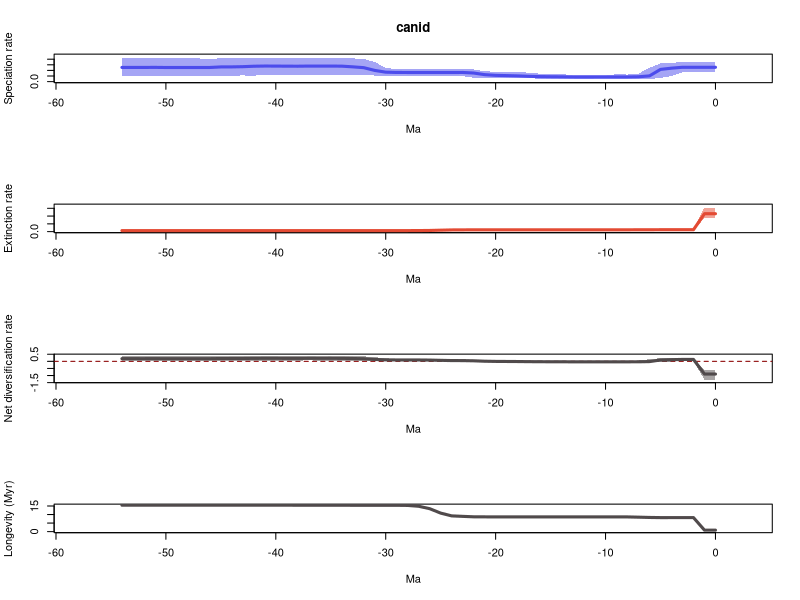

The R source for this figure:
# 1 files combined:
# 	/home/eeb177-student/Desktop/eeb-177/lab-work/exercise-9/pyrate_mcmc_logs/canid_occ_1_marginal_rates.log

# 95% HPDs calculated using code from Biopy (https://www.cs.auckland.ac.nz/~yhel002/biopy/)

pdf(file='/home/eeb177-student/Desktop/eeb-177/lab-work/exercise-9/pyrate_mcmc_logs/canid_occ_1_marginal_rates_RTT.pdf',width=0.6*9, height=16.8)
par(mfrow=c(4,1))
library(scales)
L_hpd_m95=c(0.167877128565, 0.167877128565,0.167877128565,0.167877128565,0.0975372931445,0.0676885389484,0.0432949856111,0.0432949856111,0.0432949856111,0.0464996544738,0.0432949856111,0.0432949856111,0.0441104073585,0.0432949856111,0.0449848918033,0.0538875689513,0.0539071915404,0.0583493691445,0.0610490185604,0.0610490185604,0.0583493691445,0.0610490185604,0.0689868050606,0.0979776229927,0.0997803330183,0.0997803330183,0.0997803330183,0.0997803330183,0.0997803330183,0.0997803330183,0.0979776229927,0.108429768713,0.119388357311,0.123190206266,0.123190206266,0.123190206266,0.123190206266,0.12445966114,0.12445966114,0.12445966114,0.12445966114,0.126393528649,0.103811752433,0.110444401981,0.104937143033,0.103811752433,0.0953494492812,0.0953494492812,0.0953494492812,0.0953494492812,0.0953494492812,0.0953494492812,0.0953494492812,0.0953494492812,0.0953494492812)
L_hpd_M95=c(0.352730240126, 0.352730240126,0.352730240126,0.352730240126,0.33184876152,0.325809071706,0.246452093837,0.143945513219,0.126827149227,0.128798540443,0.121964663146,0.121964663146,0.120944653122,0.122559197733,0.129987210922,0.142728965844,0.142728965844,0.160866686491,0.169877272109,0.170399815723,0.17340002147,0.186411838673,0.21759847004,0.223402122166,0.223402122166,0.223402122166,0.223402122166,0.223402122166,0.223402122166,0.223958798871,0.242704124465,0.352034250287,0.403733815225,0.414693368708,0.418012867584,0.418012867584,0.418012867584,0.418012867584,0.418012867584,0.428750793299,0.428750793299,0.428750793299,0.41540562498,0.418012867584,0.41540562498,0.41540562498,0.407124372061,0.412848165767,0.412848165767,0.412848165767,0.412848165767,0.418012867584,0.418012867584,0.424538835365,0.424538835365)
M_hpd_m95=c(0.864052454022, 0.864052454022,0.0936603466276,0.0936603466276,0.0936603466276,0.0948655744971,0.0936603466276,0.0936603466276,0.0925603124932,0.0925603124932,0.0925603124932,0.0925603124932,0.0925603124932,0.0925603124932,0.0925603124932,0.0925603124932,0.0925603124932,0.0925603124932,0.0925603124932,0.0925603124932,0.0925603124932,0.0936603466276,0.087086696454,0.0658964235702,0.0567114679701,0.040809204439,0.0357304330832,0.0342325642456,0.0305127276302,0.0305127276302,0.0305127276302,0.0305127276302,0.0342325642456,0.0342325642456,0.0342325642456,0.0342325642456,0.0342325642456,0.0342325642456,0.0342325642456,0.0342325642456,0.0342325642456,0.0342325642456,0.0342325642456,0.0342325642456,0.0342325642456,0.0342325642456,0.0342325642456,0.0342325642456,0.0342325642456,0.0342325642456,0.0342325642456,0.0342325642456,0.0342325642456,0.0342325642456,0.0342325642456)
M_hpd_M95=c(1.54587021178, 1.54587021178,0.144690470411,0.144690470411,0.144690470411,0.144690470411,0.140728983926,0.136402160123,0.134420779611,0.134420779611,0.134420779611,0.134420779611,0.134420779611,0.134420779611,0.134420779611,0.134420779611,0.134420779611,0.134420779611,0.134420779611,0.134420779611,0.134420779611,0.138610681188,0.136402160123,0.138051577057,0.131536279581,0.13002480577,0.12355174218,0.114783485061,0.100219079754,0.0974997285308,0.0974997285308,0.0974997285308,0.100219079754,0.100219079754,0.0974997285308,0.0974997285308,0.0974997285308,0.0974997285308,0.0974997285308,0.0969141151743,0.0969141151743,0.0969141151743,0.0969141151743,0.0969141151743,0.0969141151743,0.0969141151743,0.0969141151743,0.0969141151743,0.0969141151743,0.0969141151743,0.0969141151743,0.0969141151743,0.0969141151743,0.0969141151743,0.0969141151743)
R_hpd_m95=c(-1.2980879214, -1.2980879214,0.0330292822795,0.0330292822795,-0.00981214074508,-0.047943592174,-0.0755105677262,-0.0784441781549,-0.0706966783813,-0.0706966783813,-0.0746005770031,-0.0746005770031,-0.0706966783813,-0.0690978281563,-0.0701752206619,-0.0728019178805,-0.0690978281563,-0.0664897049898,-0.0701752206619,-0.0573356538522,-0.0553281853055,-0.0542569004961,-0.047943592174,-0.0102524999905,-0.0102524999905,-0.0102524999905,0.00452643578441,0.0202435980487,0.033738433042,0.033738433042,0.033738433042,0.0293884894437,0.0458435202835,0.0423648641349,0.0423648641349,0.0423648641349,0.0423648641349,0.070281449945,0.0478500996117,0.0458445622275,0.0458445622275,0.0461041392173,0.0461041392173,0.0461041392173,0.0344091468168,0.0344091468168,0.0344091468168,0.0179031550737,0.0179031550737,0.0179031550737,0.0179031550737,0.0287737861907,0.0287737861907,0.0287737861907,0.0287737861907)
R_hpd_M95=c(-0.606828499604, -0.606828499604,0.231248971406,0.231248971406,0.229058934501,0.223432416107,0.147690890009,0.0514738303915,0.019302913191,0.0179097564547,0.0136077726596,0.0136077726596,0.0136077726596,0.0182320844419,0.0201345342187,0.0201345342187,0.0330292822795,0.0470667360145,0.0550176509871,0.0708537473847,0.0708537473847,0.0763919359664,0.10641581884,0.141201097108,0.145751912149,0.146212594188,0.172445954208,0.176575366164,0.176575366164,0.174829339317,0.210012847224,0.297343060555,0.355777283996,0.370482957738,0.376340089619,0.376340089619,0.376340089619,0.394466030377,0.376340089619,0.376340089619,0.376340089619,0.376340089619,0.381170515918,0.376340089619,0.355777283996,0.355777283996,0.355777283996,0.355777283996,0.355777283996,0.355777283996,0.355777283996,0.381170515918,0.381170515918,0.381170515918,0.381170515918)
L_mean=c(0.255909436851, 0.255909436851,0.255922745949,0.255922745949,0.239982076106,0.21784973778,0.102418096162,0.086498926639,0.08346140143,0.0830693995678,0.0824673695001,0.0824673695001,0.0815090041369,0.0825311326174,0.0853980294072,0.0872072268842,0.0898147878634,0.0945715094744,0.102229529962,0.107184891448,0.111846500971,0.12445666481,0.153518330108,0.163362540857,0.162808146607,0.162901144909,0.162917006172,0.163190051188,0.163190051188,0.163513942107,0.168631692567,0.19986731029,0.248945531508,0.263611280789,0.27585005454,0.276915843584,0.276644080502,0.277236227376,0.274929635354,0.275426278948,0.277057106316,0.277733902584,0.274455996246,0.266596096156,0.262841971512,0.262121478267,0.25231737897,0.251829011824,0.25180616276,0.251981876109,0.251942540009,0.254181019469,0.253090780426,0.253273171607,0.253273171607)
M_mean=c(1.1511090141, 1.1511090141,0.121911011705,0.121911011705,0.121911011705,0.121983726742,0.120606494116,0.118284324554,0.116300917021,0.116300917021,0.11630448321,0.11630448321,0.11630448321,0.11630448321,0.11630448321,0.11630448321,0.11630448321,0.11630448321,0.11630448321,0.11630448321,0.11630448321,0.115790038881,0.115407253576,0.112005648164,0.108581686997,0.0923625026917,0.0745400968553,0.0674140892845,0.0652583348823,0.0649375122197,0.0649375122197,0.0649375122197,0.0649090945486,0.0649090945486,0.0647643188247,0.0647643188247,0.0647643188247,0.0647643188247,0.0647643188247,0.0646442195991,0.0646442195991,0.0646442195991,0.0646442195991,0.0646442195991,0.0646442195991,0.0646442195991,0.0646442195991,0.0646442195991,0.0646442195991,0.0646442195991,0.0646442195991,0.0646442195991,0.0646442195991,0.0646442195991,0.0646442195991)
R_mean=c(-0.895199577251, -0.895199577251,0.134011734244,0.134011734244,0.118071064401,0.0958660110376,-0.018188397954,-0.0317853979152,-0.0328395155909,-0.0332315174532,-0.03383711371,-0.03383711371,-0.0347954790732,-0.0337733505928,-0.030906453803,-0.0290972563259,-0.0264896953467,-0.0217329737357,-0.0140749532478,-0.00911959176165,-0.00445798223888,0.00866662592813,0.0381110765325,0.0513568926925,0.0542264596095,0.0705386422173,0.088376909317,0.095775961904,0.0979317163061,0.0985764298875,0.103694180347,0.13492979807,0.184036436959,0.198702186241,0.211085735716,0.212151524759,0.211879761677,0.212471908551,0.21016531653,0.210782059349,0.212412886717,0.213089682984,0.209811776647,0.201951876557,0.198197751913,0.197477258668,0.187673159371,0.187184792225,0.187161943161,0.18733765651,0.18729832041,0.18953679987,0.188446560827,0.188628952008,0.188628952008)
trans=0.5
age=(0:(55-1))* -1
plot(age,age,type = 'n', ylim = c(0, 0.471625872629), xlim = c(-57.75,2.75), ylab = 'Speciation rate', xlab = 'Ma',main='canid' )
polygon(c(age, rev(age)), c(L_hpd_M95, rev(L_hpd_m95)), col = alpha("#4c4cec",trans), border = NA)
lines(rev(age), rev(L_mean), col = "#4c4cec", lwd=3)
plot(age,age,type = 'n', ylim = c(0, 1.70045723296), xlim = c(-57.75,2.75), ylab = 'Extinction rate', xlab = 'Ma' )
polygon(c(age, rev(age)), c(M_hpd_M95, rev(M_hpd_m95)), col = alpha("#e34a33",trans), border = NA)
lines(rev(age), rev(M_mean), col = "#e34a33", lwd=3)
plot(age,age,type = 'n', ylim = c(-1.42789671354, 0.433912633414), xlim = c(-57.75,2.75), ylab = 'Net diversification rate', xlab = 'Ma' )
abline(h=0,lty=2,col="darkred")
polygon(c(age, rev(age)), c(R_hpd_M95, rev(R_hpd_m95)), col = alpha("#504A4B",trans), border = NA)
lines(rev(age), rev(R_mean), col = "#504A4B", lwd=3)
plot(age,age,type = 'n', ylim = c(0, max(1/M_mean)), xlim = c(-57.75,2.75), ylab = 'Longevity (Myr)', xlab = 'Ma' )
lines(rev(age), rev(1/M_mean), col = "#504A4B", lwd=3)
n <- dev.off()